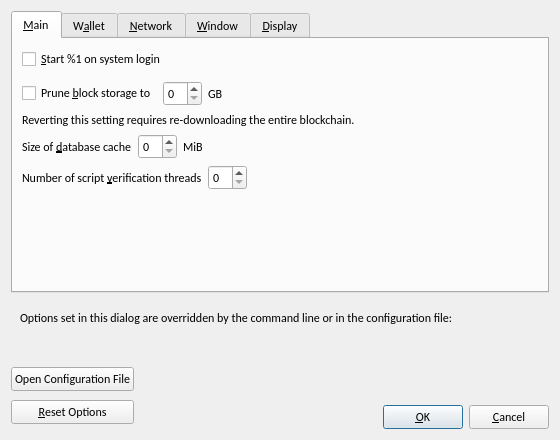
<?xml version="1.0" encoding="UTF-8"?>
<ui version="4.0">
 <class>OptionsDialog</class>
 <widget class="QDialog" name="OptionsDialog">
  <property name="geometry">
   <rect>
    <x>0</x>
    <y>0</y>
    <width>560</width>
    <height>440</height>
   </rect>
  </property>
  <property name="font">
   <font>
    <family>Calibri</family>
   </font>
  </property>
  <property name="windowTitle">
   <string>Options</string>
  </property>
  <property name="modal">
   <bool>true</bool>
  </property>
  <layout class="QVBoxLayout" name="verticalLayout">
   <item>
    <widget class="QTabWidget" name="tabWidget">
     <property name="currentIndex">
      <number>0</number>
     </property>
     <widget class="QWidget" name="tabMain">
      <attribute name="title">
       <string>&amp;Main</string>
      </attribute>
      <layout class="QVBoxLayout" name="verticalLayout_Main">
       <item>
        <widget class="QCheckBox" name="bitcoinAtStartup">
         <property name="toolTip">
          <string>Automatically start %1 after logging in to the system.</string>
         </property>
         <property name="text">
          <string>&amp;Start %1 on system login</string>
         </property>
        </widget>
       </item>
       <item>
        <spacer name="horizontalSpacer_0_Main">
         <property name="orientation">
          <enum>Qt::Horizontal</enum>
         </property>
         <property name="sizeHint" stdset="0">
          <size>
           <width>40</width>
           <height>5</height>
          </size>
         </property>
        </spacer>
       </item>
       <item>
        <layout class="QHBoxLayout" name="horizontalLayout_Main_Prune">
         <item>
          <widget class="QCheckBox" name="prune">
           <property name="toolTip">
            <string>Disables some advanced features but all blocks will still be fully validated. Reverting this setting requires re-downloading the entire blockchain. Actual disk usage may be somewhat higher.</string>
           </property>
           <property name="text">
            <string>Prune &amp;block storage to</string>
           </property>
          </widget>
         </item>
         <item>
          <widget class="QSpinBox" name="pruneSize"/>
         </item>
         <item>
          <widget class="QLabel" name="pruneSizeUnitLabel">
           <property name="text">
            <string>GB</string>
           </property>
           <property name="textFormat">
            <enum>Qt::PlainText</enum>
           </property>
          </widget>
         </item>
         <item>
          <spacer name="horizontalSpacer_Main_Prune">
           <property name="orientation">
            <enum>Qt::Horizontal</enum>
           </property>
           <property name="sizeHint" stdset="0">
            <size>
             <width>40</width>
             <height>20</height>
            </size>
           </property>
          </spacer>
         </item>
        </layout>
       </item>
       <item>
        <widget class="QLabel" name="pruneWarning">
         <property name="text">
          <string>Reverting this setting requires re-downloading the entire blockchain.</string>
         </property>
         <property name="textFormat">
          <enum>Qt::PlainText</enum>
         </property>
        </widget>
       </item>
       <item>
        <layout class="QHBoxLayout" name="horizontalLayout_2_Main">
         <item>
          <widget class="QLabel" name="databaseCacheLabel">
           <property name="text">
            <string>Size of &amp;database cache</string>
           </property>
           <property name="textFormat">
            <enum>Qt::PlainText</enum>
           </property>
           <property name="buddy">
            <cstring>databaseCache</cstring>
           </property>
          </widget>
         </item>
         <item>
          <widget class="QSpinBox" name="databaseCache"/>
         </item>
         <item>
          <widget class="QLabel" name="databaseCacheUnitLabel">
           <property name="text">
            <string>MiB</string>
           </property>
           <property name="textFormat">
            <enum>Qt::PlainText</enum>
           </property>
          </widget>
         </item>
         <item>
          <spacer name="horizontalSpacer_2_Main">
           <property name="orientation">
            <enum>Qt::Horizontal</enum>
           </property>
           <property name="sizeHint" stdset="0">
            <size>
             <width>40</width>
             <height>20</height>
            </size>
           </property>
          </spacer>
         </item>
        </layout>
       </item>
       <item>
        <layout class="QHBoxLayout" name="horizontalLayout_Main_VerifyLabel">
         <item>
          <widget class="QLabel" name="threadsScriptVerifLabel">
           <property name="text">
            <string>Number of script &amp;verification threads</string>
           </property>
           <property name="textFormat">
            <enum>Qt::PlainText</enum>
           </property>
           <property name="buddy">
            <cstring>threadsScriptVerif</cstring>
           </property>
          </widget>
         </item>
         <item>
          <widget class="QSpinBox" name="threadsScriptVerif">
           <property name="toolTip">
            <string>(0 = auto, &lt;0 = leave that many cores free)</string>
           </property>
          </widget>
         </item>
         <item>
          <spacer name="horizontalSpacer_Main_Threads">
           <property name="orientation">
            <enum>Qt::Horizontal</enum>
           </property>
           <property name="sizeHint" stdset="0">
            <size>
             <width>40</width>
             <height>20</height>
            </size>
           </property>
          </spacer>
         </item>
        </layout>
       </item>
       <item>
        <spacer name="verticalSpacer_Main">
         <property name="orientation">
          <enum>Qt::Vertical</enum>
         </property>
         <property name="sizeHint" stdset="0">
          <size>
           <width>20</width>
           <height>40</height>
          </size>
         </property>
        </spacer>
       </item>
      </layout>
     </widget>
     <widget class="QWidget" name="tabWallet">
      <attribute name="title">
       <string>W&amp;allet</string>
      </attribute>
      <layout class="QVBoxLayout" name="verticalLayout_Wallet">
       <item>
        <widget class="QGroupBox" name="groupBox">
         <property name="title">
          <string>Expert</string>
         </property>
         <layout class="QVBoxLayout" name="verticalLayout_2">
          <item>
           <widget class="QCheckBox" name="coinControlFeatures">
            <property name="toolTip">
             <string>Whether to show coin control features or not.</string>
            </property>
            <property name="text">
             <string>Enable coin &amp;control features</string>
            </property>
           </widget>
          </item>
          <item>
           <widget class="QCheckBox" name="spendZeroConfChange">
            <property name="toolTip">
             <string>If you disable the spending of unconfirmed change, the change from a transaction cannot be used until that transaction has at least one confirmation. This also affects how your balance is computed.</string>
            </property>
            <property name="text">
             <string>&amp;Spend unconfirmed change</string>
            </property>
           </widget>
          </item>
         </layout>
        </widget>
       </item>
       <item>
        <spacer name="verticalSpacer_Wallet">
         <property name="orientation">
          <enum>Qt::Vertical</enum>
         </property>
         <property name="sizeHint" stdset="0">
          <size>
           <width>20</width>
           <height>40</height>
          </size>
         </property>
        </spacer>
       </item>
      </layout>
     </widget>
     <widget class="QWidget" name="tabNetwork">
      <attribute name="title">
       <string>&amp;Network</string>
      </attribute>
      <layout class="QVBoxLayout" name="verticalLayout_Network">
       <item>
        <widget class="QCheckBox" name="mapPortUpnp">
         <property name="toolTip">
          <string>Automatically open Rebelcoin client port on the router. This only works when your router supports UPnP and it is enabled.</string>
         </property>
         <property name="text">
          <string>Map port using &amp;UPnP</string>
         </property>
        </widget>
       </item>
       <item>
        <widget class="QCheckBox" name="allowIncoming">
         <property name="toolTip">
          <string>Accept connections from outside.</string>
         </property>
         <property name="text">
          <string>Allow incomin&amp;g connections</string>
         </property>
        </widget>
       </item>
       <item>
        <widget class="QCheckBox" name="connectSocks">
         <property name="toolTip">
          <string>Connect to Rebelcoin network through a SOCKS5 proxy.</string>
         </property>
         <property name="text">
          <string>&amp;Connect through SOCKS5 proxy (default proxy):</string>
         </property>
        </widget>
       </item>
       <item>
        <layout class="QHBoxLayout" name="horizontalLayout_1_Network">
         <item>
          <widget class="QLabel" name="proxyIpLabel">
           <property name="text">
            <string>Proxy &amp;IP:</string>
           </property>
           <property name="textFormat">
            <enum>Qt::PlainText</enum>
           </property>
           <property name="buddy">
            <cstring>proxyIp</cstring>
           </property>
          </widget>
         </item>
         <item>
          <widget class="QValidatedLineEdit" name="proxyIp">
           <property name="minimumSize">
            <size>
             <width>140</width>
             <height>0</height>
            </size>
           </property>
           <property name="maximumSize">
            <size>
             <width>140</width>
             <height>16777215</height>
            </size>
           </property>
           <property name="toolTip">
            <string>IP address of the proxy (e.g. IPv4: 127.0.0.1 / IPv6: ::1)</string>
           </property>
          </widget>
         </item>
         <item>
          <widget class="QLabel" name="proxyPortLabel">
           <property name="text">
            <string>&amp;Port:</string>
           </property>
           <property name="textFormat">
            <enum>Qt::PlainText</enum>
           </property>
           <property name="buddy">
            <cstring>proxyPort</cstring>
           </property>
          </widget>
         </item>
         <item>
          <widget class="QLineEdit" name="proxyPort">
           <property name="minimumSize">
            <size>
             <width>55</width>
             <height>0</height>
            </size>
           </property>
           <property name="maximumSize">
            <size>
             <width>55</width>
             <height>16777215</height>
            </size>
           </property>
           <property name="toolTip">
            <string>Port of the proxy (e.g. 9050)</string>
           </property>
          </widget>
         </item>
         <item>
          <spacer name="horizontalSpacer_1_Network">
           <property name="orientation">
            <enum>Qt::Horizontal</enum>
           </property>
           <property name="sizeHint" stdset="0">
            <size>
             <width>40</width>
             <height>20</height>
            </size>
           </property>
          </spacer>
         </item>
        </layout>
       </item>
       <item>
        <layout class="QHBoxLayout" name="horizontalLayout_2_Network">
         <item>
          <widget class="QLabel" name="proxyActiveNets">
           <property name="text">
            <string>Used for reaching peers via:</string>
           </property>
           <property name="textFormat">
            <enum>Qt::PlainText</enum>
           </property>
          </widget>
         </item>
         <item>
          <widget class="QCheckBox" name="proxyReachIPv4">
           <property name="enabled">
            <bool>false</bool>
           </property>
           <property name="toolTip">
            <string>Shows if the supplied default SOCKS5 proxy is used to reach peers via this network type.</string>
           </property>
           <property name="text">
            <string/>
           </property>
          </widget>
         </item>
         <item>
          <widget class="QLabel" name="proxyReachIPv4Label">
           <property name="text">
            <string>IPv4</string>
           </property>
           <property name="textFormat">
            <enum>Qt::PlainText</enum>
           </property>
          </widget>
         </item>
         <item>
          <widget class="QCheckBox" name="proxyReachIPv6">
           <property name="enabled">
            <bool>false</bool>
           </property>
           <property name="toolTip">
            <string>Shows if the supplied default SOCKS5 proxy is used to reach peers via this network type.</string>
           </property>
           <property name="text">
            <string/>
           </property>
          </widget>
         </item>
         <item>
          <widget class="QLabel" name="proxyReachIPv6Label">
           <property name="text">
            <string>IPv6</string>
           </property>
           <property name="textFormat">
            <enum>Qt::PlainText</enum>
           </property>
          </widget>
         </item>
         <item>
          <widget class="QCheckBox" name="proxyReachTor">
           <property name="enabled">
            <bool>false</bool>
           </property>
           <property name="toolTip">
            <string>Shows if the supplied default SOCKS5 proxy is used to reach peers via this network type.</string>
           </property>
           <property name="text">
            <string/>
           </property>
          </widget>
         </item>
         <item>
          <widget class="QLabel" name="proxyReachTorLabel">
           <property name="text">
            <string>Tor</string>
           </property>
           <property name="textFormat">
            <enum>Qt::PlainText</enum>
           </property>
          </widget>
         </item>
         <item>
          <spacer name="horizontalSpacer_2_Network">
           <property name="orientation">
            <enum>Qt::Horizontal</enum>
           </property>
           <property name="sizeHint" stdset="0">
            <size>
             <width>40</width>
             <height>20</height>
            </size>
           </property>
          </spacer>
         </item>
        </layout>
       </item>
       <item>
        <widget class="QCheckBox" name="connectSocksTor">
         <property name="toolTip">
          <string>Connect to Rebelcoin network through a separate SOCKS5 proxy for Tor hidden services.</string>
         </property>
         <property name="text">
          <string>Use separate SOCKS&amp;5 proxy to reach peers via Tor hidden services:</string>
         </property>
        </widget>
       </item>
       <item>
        <layout class="QHBoxLayout" name="horizontalLayout_3_Network">
         <item>
          <widget class="QLabel" name="proxyIpTorLabel">
           <property name="text">
            <string>Proxy &amp;IP:</string>
           </property>
           <property name="textFormat">
            <enum>Qt::PlainText</enum>
           </property>
           <property name="buddy">
            <cstring>proxyIpTor</cstring>
           </property>
          </widget>
         </item>
         <item>
          <widget class="QValidatedLineEdit" name="proxyIpTor">
           <property name="minimumSize">
            <size>
             <width>140</width>
             <height>0</height>
            </size>
           </property>
           <property name="maximumSize">
            <size>
             <width>140</width>
             <height>16777215</height>
            </size>
           </property>
           <property name="toolTip">
            <string>IP address of the proxy (e.g. IPv4: 127.0.0.1 / IPv6: ::1)</string>
           </property>
          </widget>
         </item>
         <item>
          <widget class="QLabel" name="proxyPortTorLabel">
           <property name="text">
            <string>&amp;Port:</string>
           </property>
           <property name="textFormat">
            <enum>Qt::PlainText</enum>
           </property>
           <property name="buddy">
            <cstring>proxyPortTor</cstring>
           </property>
          </widget>
         </item>
         <item>
          <widget class="QLineEdit" name="proxyPortTor">
           <property name="minimumSize">
            <size>
             <width>55</width>
             <height>0</height>
            </size>
           </property>
           <property name="maximumSize">
            <size>
             <width>55</width>
             <height>16777215</height>
            </size>
           </property>
           <property name="toolTip">
            <string>Port of the proxy (e.g. 9050)</string>
           </property>
          </widget>
         </item>
         <item>
          <spacer name="horizontalSpacer_4_Network">
           <property name="orientation">
            <enum>Qt::Horizontal</enum>
           </property>
           <property name="sizeHint" stdset="0">
            <size>
             <width>40</width>
             <height>20</height>
            </size>
           </property>
          </spacer>
         </item>
        </layout>
       </item>
       <item>
        <spacer name="verticalSpacer_Network">
         <property name="orientation">
          <enum>Qt::Vertical</enum>
         </property>
         <property name="sizeHint" stdset="0">
          <size>
           <width>20</width>
           <height>40</height>
          </size>
         </property>
        </spacer>
       </item>
      </layout>
     </widget>
     <widget class="QWidget" name="tabWindow">
      <attribute name="title">
       <string>&amp;Window</string>
      </attribute>
      <layout class="QVBoxLayout" name="verticalLayout_Window">
       <item>
        <widget class="QCheckBox" name="hideTrayIcon">
         <property name="toolTip">
          <string>Hide the icon from the system tray.</string>
         </property>
         <property name="text">
          <string>&amp;Hide tray icon</string>
         </property>
        </widget>
       </item>
       <item>
        <widget class="QCheckBox" name="minimizeToTray">
         <property name="toolTip">
          <string>Show only a tray icon after minimizing the window.</string>
         </property>
         <property name="text">
          <string>&amp;Minimize to the tray instead of the taskbar</string>
         </property>
        </widget>
       </item>
       <item>
        <widget class="QCheckBox" name="minimizeOnClose">
         <property name="toolTip">
          <string>Minimize instead of exit the application when the window is closed. When this option is enabled, the application will be closed only after selecting Exit in the menu.</string>
         </property>
         <property name="text">
          <string>M&amp;inimize on close</string>
         </property>
        </widget>
       </item>
       <item>
        <spacer name="verticalSpacer_Window">
         <property name="orientation">
          <enum>Qt::Vertical</enum>
         </property>
         <property name="sizeHint" stdset="0">
          <size>
           <width>20</width>
           <height>40</height>
          </size>
         </property>
        </spacer>
       </item>
      </layout>
     </widget>
     <widget class="QWidget" name="tabDisplay">
      <attribute name="title">
       <string>&amp;Display</string>
      </attribute>
      <layout class="QVBoxLayout" name="verticalLayout_Display">
       <item>
        <layout class="QHBoxLayout" name="horizontalLayout_1_Display">
         <item>
          <widget class="QLabel" name="langLabel">
           <property name="text">
            <string>User Interface &amp;language:</string>
           </property>
           <property name="textFormat">
            <enum>Qt::PlainText</enum>
           </property>
           <property name="buddy">
            <cstring>lang</cstring>
           </property>
          </widget>
         </item>
         <item>
          <widget class="QValueComboBox" name="lang">
           <property name="toolTip">
            <string>The user interface language can be set here. This setting will take effect after restarting %1.</string>
           </property>
          </widget>
         </item>
        </layout>
       </item>
       <item>
        <layout class="QHBoxLayout" name="horizontalLayout_2_Display">
         <item>
          <widget class="QLabel" name="unitLabel">
           <property name="text">
            <string>&amp;Unit to show amounts in:</string>
           </property>
           <property name="textFormat">
            <enum>Qt::PlainText</enum>
           </property>
           <property name="buddy">
            <cstring>unit</cstring>
           </property>
          </widget>
         </item>
         <item>
          <widget class="QValueComboBox" name="unit">
           <property name="toolTip">
            <string>Choose the default subdivision unit to show in the interface and when sending coins.</string>
           </property>
          </widget>
         </item>
        </layout>
       </item>
       <item>
        <layout class="QHBoxLayout" name="horizontalLayout_5_Display">
         <item>
          <widget class="QLabel" name="digitsLabel">
           <property name="text">
            <string>Decimal digits</string>
           </property>
          </widget>
         </item>
         <item>
          <widget class="QValueComboBox" name="digits"/>
         </item>
        </layout>
       </item>
       <item>
        <layout class="QHBoxLayout" name="horizontalLayout_3_Display">
         <item>
          <widget class="QLabel" name="thirdPartyTxUrlsLabel">
           <property name="toolTip">
            <string>Third party URLs (e.g. a block explorer) that appear in the transactions tab as context menu items. %s in the URL is replaced by transaction hash. Multiple URLs are separated by vertical bar |.</string>
           </property>
           <property name="text">
            <string>&amp;Third party transaction URLs</string>
           </property>
           <property name="buddy">
            <cstring>thirdPartyTxUrls</cstring>
           </property>
          </widget>
         </item>
         <item>
          <widget class="QLineEdit" name="thirdPartyTxUrls">
           <property name="toolTip">
            <string>Third party URLs (e.g. a block explorer) that appear in the transactions tab as context menu items. %s in the URL is replaced by transaction hash. Multiple URLs are separated by vertical bar |.</string>
           </property>
          </widget>
         </item>
        </layout>
       </item>
       <item>
        <spacer name="verticalSpacer_Display">
         <property name="orientation">
          <enum>Qt::Vertical</enum>
         </property>
         <property name="sizeHint" stdset="0">
          <size>
           <width>20</width>
           <height>40</height>
          </size>
         </property>
        </spacer>
       </item>
      </layout>
     </widget>
    </widget>
   </item>
   <item>
    <widget class="QFrame" name="frame">
     <layout class="QVBoxLayout" name="verticalLayout_Bottom">
      <item>
       <layout class="QHBoxLayout" name="horizontalLayout_Bottom">
        <item>
         <widget class="QLabel" name="overriddenByCommandLineInfoLabel">
          <property name="text">
           <string>Options set in this dialog are overridden by the command line or in the configuration file:</string>
          </property>
          <property name="textFormat">
           <enum>Qt::PlainText</enum>
          </property>
         </widget>
        </item>
        <item>
         <spacer name="horizontalSpacer_Bottom">
          <property name="orientation">
           <enum>Qt::Horizontal</enum>
          </property>
          <property name="sizeHint" stdset="0">
           <size>
            <width>40</width>
            <height>20</height>
           </size>
          </property>
         </spacer>
        </item>
       </layout>
      </item>
      <item>
       <widget class="QLabel" name="overriddenByCommandLineLabel">
        <property name="text">
         <string/>
        </property>
        <property name="textFormat">
         <enum>Qt::PlainText</enum>
        </property>
        <property name="wordWrap">
         <bool>true</bool>
        </property>
       </widget>
      </item>
     </layout>
    </widget>
   </item>
   <item>
    <layout class="QHBoxLayout" name="horizontalLayout_Buttons">
     <item>
      <layout class="QVBoxLayout" name="verticalLayout_Buttons">
       <item>
        <widget class="QPushButton" name="openBitcoinConfButton">
         <property name="toolTip">
          <string>Open the %1 configuration file from the working directory.</string>
         </property>
         <property name="text">
          <string>Open Configuration File</string>
         </property>
         <property name="autoDefault">
          <bool>false</bool>
         </property>
        </widget>
       </item>
       <item>
        <widget class="QPushButton" name="resetButton">
         <property name="toolTip">
          <string>Reset all client options to default.</string>
         </property>
         <property name="text">
          <string>&amp;Reset Options</string>
         </property>
         <property name="autoDefault">
          <bool>false</bool>
         </property>
        </widget>
       </item>
      </layout>
     </item>
     <item>
      <spacer name="horizontalSpacer_1">
       <property name="orientation">
        <enum>Qt::Horizontal</enum>
       </property>
       <property name="sizeHint" stdset="0">
        <size>
         <width>40</width>
         <height>48</height>
        </size>
       </property>
      </spacer>
     </item>
     <item>
      <widget class="QLabel" name="statusLabel">
       <property name="minimumSize">
        <size>
         <width>200</width>
         <height>0</height>
        </size>
       </property>
       <property name="font">
        <font>
         <family>Calibri</family>
         <weight>75</weight>
         <bold>true</bold>
        </font>
       </property>
       <property name="text">
        <string/>
       </property>
       <property name="textFormat">
        <enum>Qt::PlainText</enum>
       </property>
       <property name="wordWrap">
        <bool>true</bool>
       </property>
      </widget>
     </item>
     <item>
      <spacer name="horizontalSpacer_2">
       <property name="orientation">
        <enum>Qt::Horizontal</enum>
       </property>
       <property name="sizeHint" stdset="0">
        <size>
         <width>40</width>
         <height>48</height>
        </size>
       </property>
      </spacer>
     </item>
     <item>
      <layout class="QVBoxLayout" name="verticalLayout_4">
       <item>
        <spacer name="verticalSpacer">
         <property name="orientation">
          <enum>Qt::Vertical</enum>
         </property>
         <property name="sizeHint" stdset="0">
          <size>
           <width>20</width>
           <height>40</height>
          </size>
         </property>
        </spacer>
       </item>
       <item>
        <layout class="QHBoxLayout" name="horizontalLayout">
         <item>
          <widget class="QPushButton" name="okButton">
           <property name="text">
            <string>&amp;OK</string>
           </property>
           <property name="autoDefault">
            <bool>false</bool>
           </property>
           <property name="default">
            <bool>true</bool>
           </property>
          </widget>
         </item>
         <item>
          <widget class="QPushButton" name="cancelButton">
           <property name="text">
            <string>&amp;Cancel</string>
           </property>
           <property name="autoDefault">
            <bool>false</bool>
           </property>
          </widget>
         </item>
        </layout>
       </item>
      </layout>
     </item>
    </layout>
   </item>
  </layout>
 </widget>
 <customwidgets>
  <customwidget>
   <class>QValidatedLineEdit</class>
   <extends>QLineEdit</extends>
   <header>qt/qvalidatedlineedit.h</header>
  </customwidget>
  <customwidget>
   <class>QValueComboBox</class>
   <extends>QComboBox</extends>
   <header>qt/qvaluecombobox.h</header>
  </customwidget>
 </customwidgets>
 <resources/>
 <connections/>
</ui>
